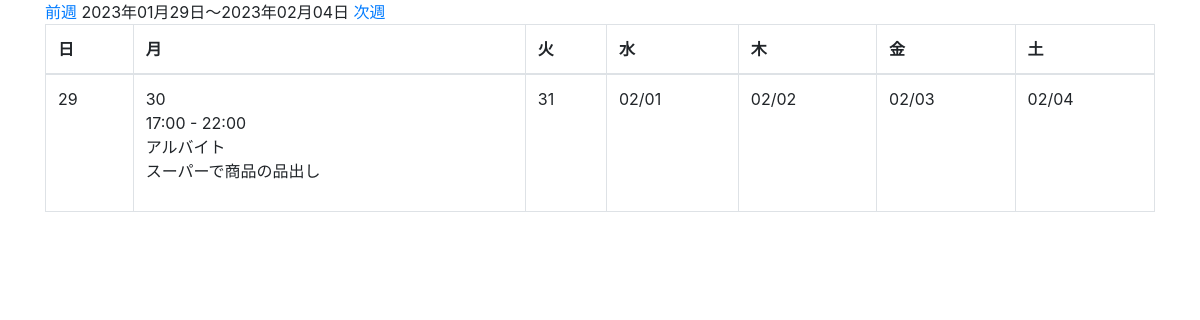
/week_with_schedule/ (signed in), run on the app's committed database.
### todo/models.py (models this page shows, shortened)
class Schedule(models.Model):
    summary = models.CharField('概要', max_length=50)
    description = models.TextField('詳細な説明', blank=True)
    start_time = models.TimeField('開始時間', default=datetime.time(7, 0, 0))
    end_time = models.TimeField('終了時間', default=datetime.time(7, 0, 0))
    date = models.DateField('日付')
    created_at = models.DateTimeField('作成日', default=timezone.now)
    user = models.OneToOneField(get_user_model(),on_delete=models.CASCADE)

### todo/views.py (the view)
# urls.py: path('week_with_schedule/', views.WeekWithScheduleCalendar.as_view(), name='week_with_schedule'),
class WeekWithScheduleCalendar(LoginRequiredMixin, mixins.WeekWithScheduleMixin, generic.TemplateView):
    template_name = 'todo/week_with_schedule.html'
    model = Schedule
    date_field = 'date'
    def get_context_data(self, **kwargs):
        context = super().get_context_data(**kwargs)
        calendar_context = self.get_week_calendar()
        context.update(calendar_context)
        return context

### todo/mixins.py (called while the page is built)
    def setup_calendar(self):
        self._calendar = calendar.Calendar(self.first_weekday)

    def get_week_names(self):
        week_names = deque(self.week_names)
        week_names.rotate(-self.first_weekday)  # リスト内の要素を右に1つずつ移動...なんてときは、dequeを使うと中々面白いです
        return week_names

    def get_week_days(self):
        month = self.kwargs.get('month')
        year = self.kwargs.get('year')
        day = self.kwargs.get('day')
        if month and year and day:
            date = datetime.date(year=int(year), month=int(month), day=int(day))
        else:
            date = datetime.date.today()
        for week in self._calendar.monthdatescalendar(date.year, date.month):
            if date in week:  # 週ごとに取り出され、中身は全てdatetime.date型。該当の日が含まれていれば、それが今回表示すべき週です
                return week

    def get_week_calendar(self):
        self.setup_calendar()
        days = self.get_week_days()
        first = days[0]
        last = days[-1]
        calendar_data = {
            'now': datetime.date.today(),
            'week_days': days,
            'week_previous': first - datetime.timedelta(days=7),
            'week_next': first + datetime.timedelta(days=7),
            'week_names': self.get_week_names(),
            'week_first': first,
            'week_last': last,
        }
        return calendar_data

    def get_queryset(self):
        return self.model.objects.all()

    def get_week_schedules(self, start, end, days):
        lookup = {
            '{}__range'.format(self.date_field): (start, end)
        }
        queryset = self.get_queryset().filter(**lookup)
        day_schedules = {day: [] for day in days}
        for schedule in queryset:
            schedule_date = getattr(schedule, self.date_field)
            day_schedules[schedule_date].append(schedule)
        return day_schedules

    def get_week_calendar(self):
        calendar_context = super().get_week_calendar()
        calendar_context['week_day_schedules'] = self.get_week_schedules(
            calendar_context['week_first'],
            calendar_context['week_last'],
            calendar_context['week_days']
        )
        return calendar_context

### todo/templates/todo/week_with_schedule.html
{% extends 'todo/base.html' %}
{% block content %}
    <a href="{% url 'week_with_schedule' week_previous.year week_previous.month  week_previous.day %}">前週</a>
    {{ week_first | date:"Y年m月d日" }}〜{{ week_last | date:"Y年m月d日" }}
    <a href="{% url 'week_with_schedule' week_next.year week_next.month  week_next.day %}">次週</a>
    <table class="table table-bordered">
        <thead>
        <tr>
            {% for w in week_names %}
                <th>{{ w }}</th>
            {% endfor %}
        </tr>
        </thead>
        <tbody>
        <tr>
            {% for day, schedules in week_day_schedules.items %}
                <td>
                    {% if week_first.month != day.month %}
                        {{ day | date:"m/d" }}
                    {% else %}
                        {{ day.day }}
                    {% endif %}
                    <br>
                    {% for s in schedules %}
                        {{ s.start_time }} - {{ s.end_time }}<br>
                        {{ s.summary }}<br>
                        {{ s.description | linebreaks }}
                    {% endfor %}
                </td>
            {% endfor %}
        </tr>
        </tbody>
    </table>
{% endblock %}

### data on the page
Schedule: day "30", start_time "17:00", end_time "22:00", summary "アルバイト", description "スーパーで商品の品出し"

### other printed values
{{ week_first | date:"Y年m月d日" }} "2023年01月29日"
{{ week_last | date:"Y年m月d日" }} "2023年02月04日"
{{ w }} "日" "月" "火" "水" "木" "金" "土"
{{ day.day }} "29" "31"
{{ day | date:"m/d" }} "02/01" "02/02" "02/03" "02/04"
